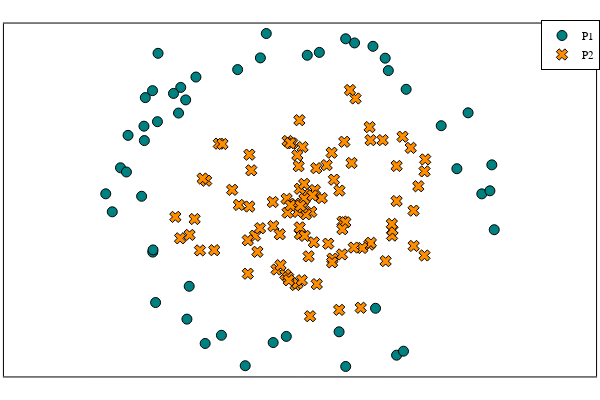

The notebook cell this image was saved under:
### Code cell
plot_P_Q(large, large_disk; 
        P_label = "P1", 
        Q_label = "P2",
        aspect_ratio = :equal, )

### Figure 1 — Plotly figure (JSON) as saved in the notebook; plotly's stock layout.template omitted (floating-point values rounded to 4 significant figures)
{"data": [{"colorbar": {"title": ""}, "legendgroup": "P1", "marker": {"color": "rgba(0, 129, 129, 1.000)", "line": {"color": "rgba(0, 0, 0, 1.000)", "width": 1}, "size": 10, "symbol": "circle"}, "mode": "markers", "name": "P1", "showlegend": true, "type": "scatter", "x": [0.3739, -0.2194, 0.8924, -1.337, -0.6815, -1.82, -1.132, -1.407, 1.699, -1.724, 1.02, -0.3672, 0.01624, -1.432, -1.721, -1.689, 2.119, 0.9277, -1.488, -1.236, 0.5477, 0.7549, -2.177, 0.1519, 2.092, 1.098, -2.084, 1.979, 1.522, 2.07, 1.824, -0.4448, -0.7667, -2.018, 1.128, -2.25, -1.847, -1.312, -1.805, -1.662, -1.351, -0.9492, -1.718, 0.4483, -0.5111, -1.816, 0.4478, -1.669, 0.7839, -1.999], "xaxis": "x1", "y": [-1.627, -1.684, 1.792, -1.468, -2.05, 0.9427, -1.772, 1.427, 0.4114, 1.387, -1.919, -1.761, 1.829, 1.107, -0.6307, -1.261, -0.3508, 1.637, 1.352, 1.557, 1.983, 1.941, -0.1274, 1.865, 0.4594, -1.869, 0.4226, 0.09703, 0.9486, 0.1355, 1.11, 2.1, 1.65, 0.3706, 1.403, 0.09756, 0.06689, -1.058, 1.3, 1.853, 1.271, -1.67, -0.6035, -2.06, 1.796, 0.763, 2.035, 0.999, -1.333, 0.828], "yaxis": "y1", "zmax": null, "zmin": null}, {"colorbar": {"title": ""}, "legendgroup": "P2", "marker": {"color": "rgba(255, 141, 0, 1.000)", "line": {"color": "rgba(0, 0, 0, 1.000)", "width": 1}, "size": 10, "symbol": "x"}, "mode": "markers", "name": "P2", "showlegend": true, "type": "scatter", "x": [-0.329, -0.6136, 0.0609, 1.021, -1.03, 1.335, -0.7529, 0.001494, -0.2299, 0.717, -0.09041, -0.1156, -0.08103, 1.342, 1.265, -0.2162, 0.4328, -0.0936, -0.03803, -0.1989, 0.4065, -0.3649, -0.06588, -0.2926, 0.4132, 0.2518, 1.179, 0.2343, -0.6352, 0.5588, -0.2047, -0.06895, -0.571, -1.251, 0.1791, -0.1915, 0.9694, -0.6527, 0.4444, -0.1186, 0.3752, -0.5153, -0.0454, -0.9783, 1.021, 0.8638, -0.01193, -0.6523, -1.414, 0.1169, -0.2847, -0.1535, -0.8286, -0.009207, -0.1759, -0.037, 0.2998, -0.3722, 0.09003, 0.9743, 0.7131, 0.101, -0.6348, -1.121, 0.3776, 0.1228, -1.308, 0.897, -0.2054, -0.01565, 0.2904, 1.087, 0.7312, -0.5445, -1.467, 0.6342, -0.1716, 1.334, -0.0954, -0.06116, 0.03151, -0.06782, 0.07517, 0.6172, 0.5147, -1.161, 0.4112, 0.4964, -0.07217, 0.3159, 1.211, -0.9371, -0.01866, 0.5391, 0.2953, 1.213, 0.7275, -1.19, 0.04779, 0.9673], "xaxis": "x1", "y": [-0.8482, 0.3911, -0.1275, 0.4458, -0.6064, 0.3779, -0.04122, -0.1583, -0.9116, 0.9312, -0.1293, -1.042, 0.4429, 0.5272, 0.1922, 0.03538, 0.7481, -1.021, -0.07322, -0.9478, -0.6596, -0.306, -0.4058, -0.4079, -0.25, -0.5253, 0.6717, 0.4564, 0.587, 1.289, 0.7574, -0.3219, -0.4257, -0.2174, 0.04486, -0.9825, -0.4243, -0.4829, -0.2577, -0.02601, -1.352, -0.3329, -0.9822, 0.7245, 0.007123, 0.7689, -0.4279, -0.9006, -0.4585, 0.4178, -0.7939, 0.7289, 0.1475, 0.09528, 0.7311, 0.6819, -0.7124, -0.004943, -0.5085, -0.3564, -0.5377, 0.1448, -0.0612, 0.2614, 0.138, -1.031, -0.4157, -0.7434, -0.1373, 0.03473, 0.611, 0.8112, -0.5144, -0.627, -0.1909, -0.5787, -0.04673, -0.6726, 0.5797, -0.05111, -0.6839, 0.1606, 0.07712, -1.326, 0.483, 0.2886, -0.3445, 1.394, 1.018, 0.2744, -0.113, 0.7201, 0.2215, -0.574, -0.7588, -0.5539, 0.7681, -0.6095, -1.432, -0.2787], "yaxis": "y1", "zmax": null, "zmin": null}], "layout": {"annotations": [], "height": 400, "legend": {"bgcolor": "rgba(255, 255, 255, 1.000)", "bordercolor": "rgba(0, 0, 0, 1.000)", "borderwidth": 1, "font": {"color": "rgba(0, 0, 0, 1.000)", "family": "sans-serif", "size": 11}, "tracegroupgap": 0, "traceorder": "normal", "x": 1, "xanchor": "auto", "y": 1, "yanchor": "auto"}, "margin": {"b": 20, "l": 0, "r": 0, "t": 20}, "paper_bgcolor": "rgba(255, 255, 255, 1.000)", "plot_bgcolor": "rgba(255, 255, 255, 1.000)", "showlegend": true, "width": 600, "xaxis": {"anchor": "y1", "domain": [0.006562, 0.9934], "gridcolor": "rgba(0, 0, 0, 0.100)", "gridwidth": 0.5, "linecolor": "rgba(0, 0, 0, 1.000)", "mirror": true, "range": [-3.395, 3.264], "showgrid": true, "showline": true, "showticklabels": true, "tickangle": 0, "tickcolor": "rgb(0, 0, 0)", "tickfont": {"color": "rgba(0, 0, 0, 1.000)", "family": "sans-serif", "size": 11}, "tickmode": "array", "ticks": "inside", "ticktext": [], "tickvals": [], "title": "", "titlefont": {"color": "rgba(0, 0, 0, 1.000)", "family": "sans-serif", "size": 15}, "type": "-", "visible": true, "zeroline": false, "zerolinecolor": "rgba(0, 0, 0, 1.000)"}, "yaxis": {"anchor": "x1", "domain": [0.009843, 0.9902], "gridcolor": "rgba(0, 0, 0, 0.100)", "gridwidth": 0.5, "linecolor": "rgba(0, 0, 0, 1.000)", "mirror": true, "range": [-2.184, 2.225], "showgrid": true, "showline": true, "showticklabels": true, "tickangle": 0, "tickcolor": "rgb(0, 0, 0)", "tickfont": {"color": "rgba(0, 0, 0, 1.000)", "family": "sans-serif", "size": 11}, "tickmode": "array", "ticks": "inside", "ticktext": [], "tickvals": [], "title": "", "titlefont": {"color": "rgba(0, 0, 0, 1.000)", "family": "sans-serif", "size": 15}, "type": "-", "visible": true, "zeroline": false, "zerolinecolor": "rgba(0, 0, 0, 1.000)"}}}
